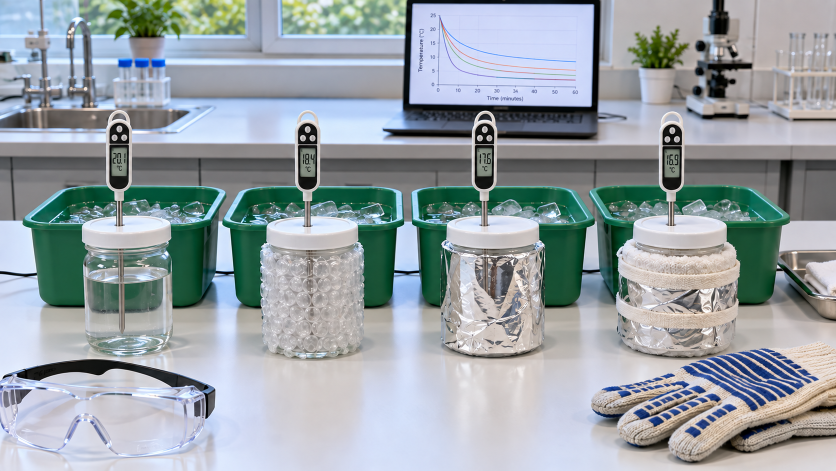
#> input picture images/preflight-thermal-lab.png, 1672 x 941 px, found by its file name (shown at 1/2 size); its folder holds 6 pictures in this run
$ python build_updated_report.py
#> lines starting #> are read from the running program, lines starting #| are printed output that depends on the picture; pictures that were not available may be replaced by others from this repository, and a replacement may not be noted
from pathlib import Path
import math
from PIL import Image, ImageDraw, ImageFont
from docx import Document
from docx.shared import Inches, Pt, RGBColor, Cm
from docx.enum.text import WD_ALIGN_PARAGRAPH
from docx.enum.table import WD_TABLE_ALIGNMENT, WD_CELL_VERTICAL_ALIGNMENT
from docx.enum.section import WD_SECTION
from docx.oxml import OxmlElement
from docx.oxml.ns import qn

ROOT = Path('/Users/mandinu/Downloads/project')
TMP = ROOT / 'tmp/report_build'
OUT = ROOT / 'output/docx/SPHERE_Thermal_Insulation_Project_Report_Updated.docx'
TMP.mkdir(parents=True, exist_ok=True)
OUT.parent.mkdir(parents=True, exist_ok=True)

NAVY = '123047'; BLUE = '176B87'; PALE = 'EAF3F6'; GREY = '5F6B73'; LIGHT = 'D9E1E5'; WHITE = 'FFFFFF'

def clean_image(name, max_px=2200):
#> called with name = 'preflight-thermal-lab.png', max_px = 2200
    src = ROOT / 'images' / name
    dst = TMP / (src.stem.replace(' ', '_') + '.jpg')
    im = Image.open(src).convert('RGB')
#> im is the input picture: PIL image 1672x941 RGB; mean R, G, B 151.5, 160.8, 165.4
    im.thumbnail((max_px, max_px))
    im.save(dst, 'JPEG', quality=92, optimize=True)
    return dst

imgs = {n: clean_image(n) for n in [
    'preflight-thermal-lab.png','hardware-schematic.png','equipments.png','barecapsule.jpeg',
    'bubblewrap-only.png','Onlymylar.jpg','full-mli.png','full-mli-parts.png','setup.jpg',
    'working.jpg','input temp.jpg','website-setting up.PNG','predicted-curve.png','stage1-theory-safety.png'
]}
#> call 2 of clean_image, with name = 'hardware-schematic.png', max_px = 2200
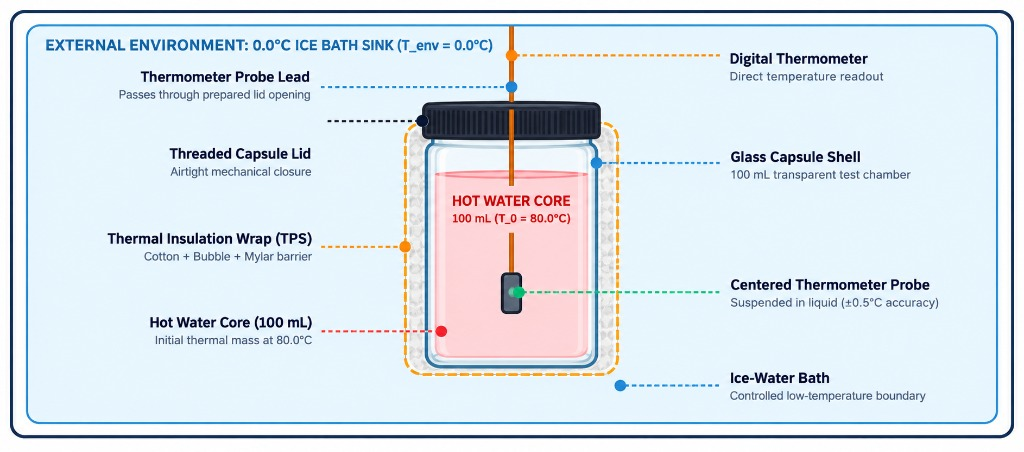
#> input picture tmp/report_build/hardware-schematic.jpg, 1024 x 452 px, given in place of hardware-schematic.png, which was not available
#> in clean_image, im is the input picture: PIL image 1024x452 RGB; mean R, G, B 219.4, 229.1, 236.4
#> call 3 of clean_image, with name = 'equipments.png', max_px = 2200
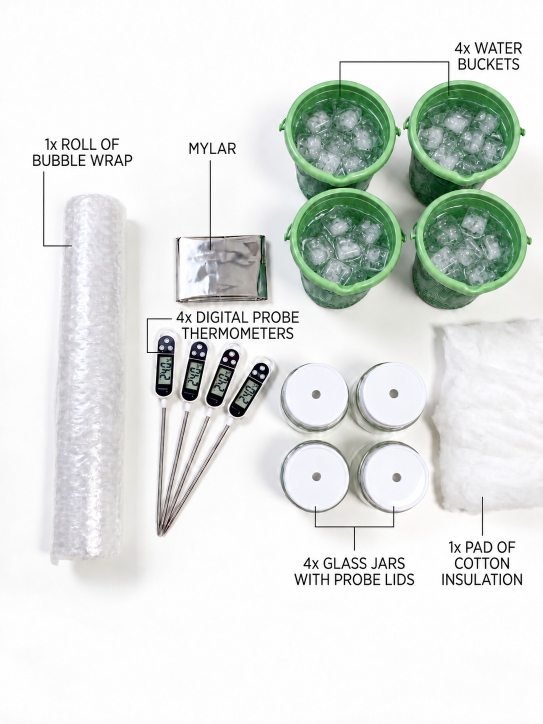
#> input picture tmp/report_build/equipments.jpg, 1086 x 1448 px, given in place of equipments.png, which was not available (shown at 1/2 size)
#> in clean_image, im is the input picture: PIL image 1086x1448 RGB; mean R, G, B 222.4, 226.6, 223.3
#> call 4 of clean_image, with name = 'barecapsule.jpeg', max_px = 2200
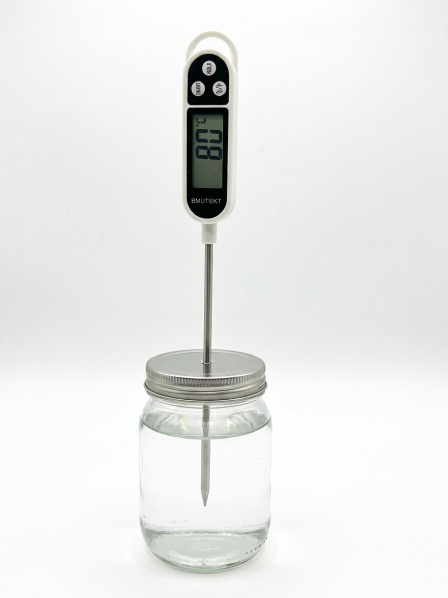
#> input picture images/barecapsule.jpeg, 896 x 1195 px, found by its file name (shown at 1/2 size)
#> in clean_image, im is the input picture: PIL image 896x1195 RGB; mean R, G, B 233.2, 234.5, 232.8
#> (the run stopped early here; a loop or call above may not have finished)
